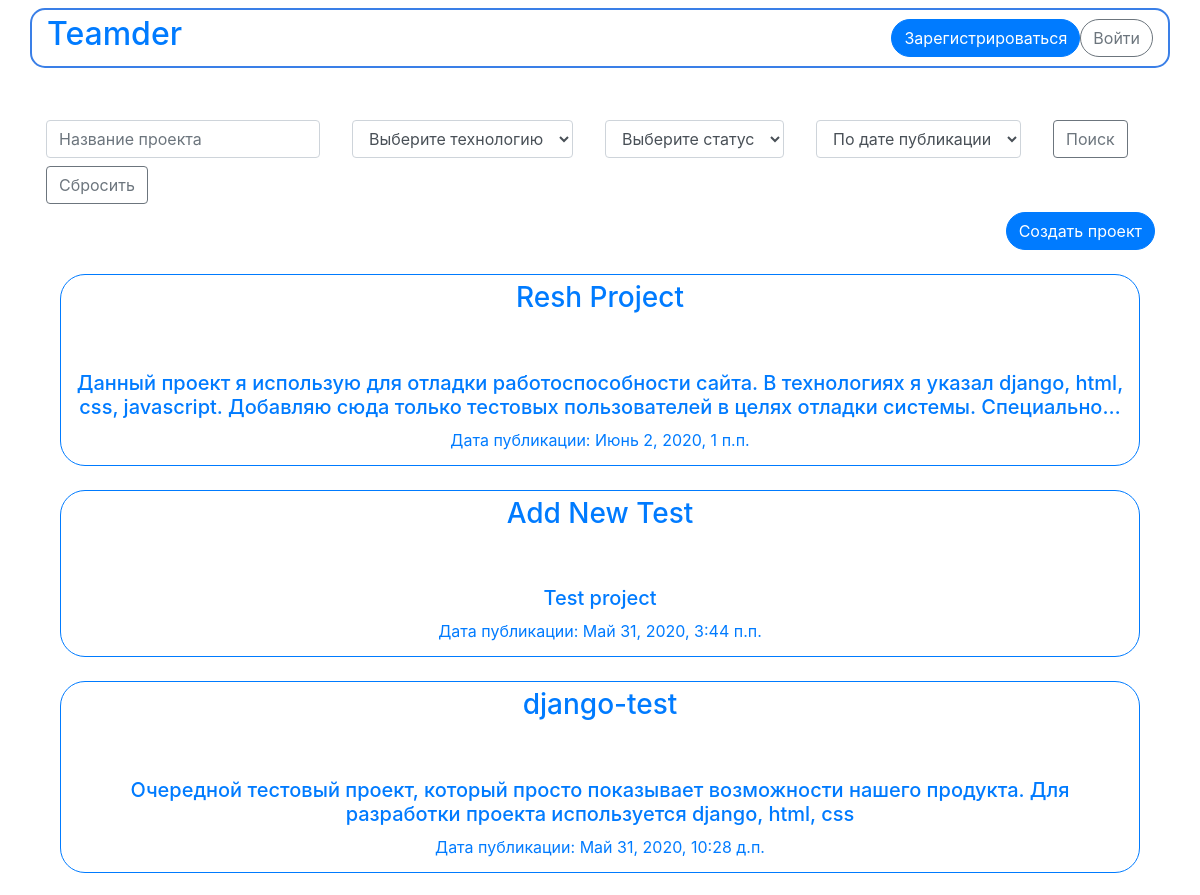
The page /projects/ (upper part) on the database as committed earlier.
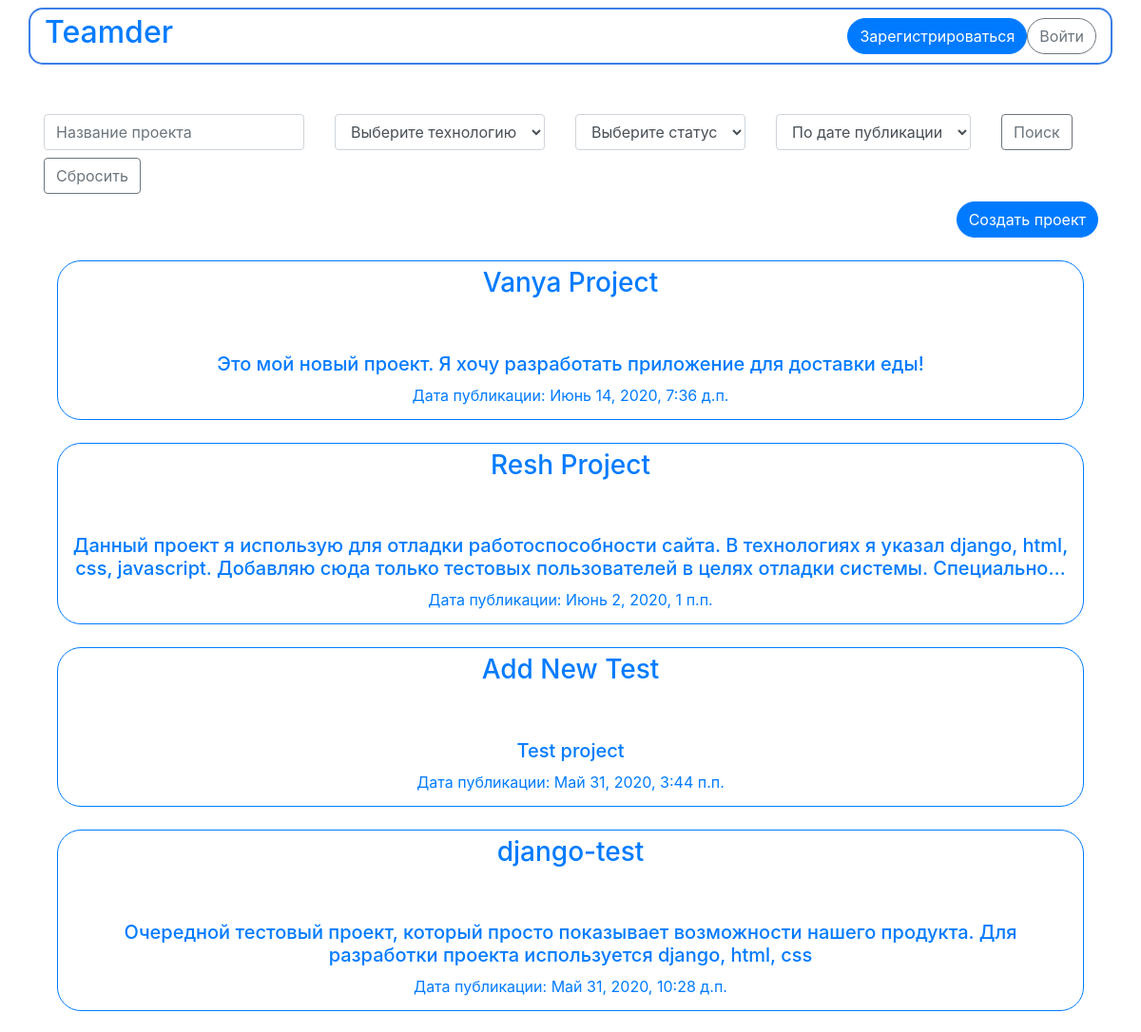
The same page on the database as committed later.
### teamder/apps/projects/models.py (models this page shows, shortened)
class Project(models.Model):
    project_name = models.CharField('название проекта', max_length=100)
    project_description = models.TextField('описание проекта', blank=True)
    pub_date = models.DateTimeField('дата публикции', default=timezone.now())
    creator = models.ForeignKey(get_user_model(), on_delete=models.CASCADE, null=True)
    members = models.ManyToManyField(get_user_model(), 'Участники', blank=True)
    members_count = models.IntegerField('Количество участников', default=1, blank=False)
    is_done = models.BooleanField('Проект завершен', default=False)
    technologies = models.ManyToManyField(
        Technology,
        related_name='project_set',
        verbose_name="технологии",
        blank=True)
    class Meta:
        verbose_name = 'Проект'
        verbose_name_plural = 'Проекты'

### teamder/apps/projects/views.py (the view)
# urls.py: path('', views.index, name='index'),
def index(request):
    tech = request.GET.get('tech')
    name = request.GET.get('name')
    name = '' if name is None else name
    status = request.GET.get('done')
    order = request.GET.get('order_by')
    projects_list = get_by_tech(tech)
    projects_list = get_by_name(projects_list, name)
    projects_list = get_by_status(projects_list, status)
    projects_list = get_order_by(projects_list, order)
    technology_list = Technology.objects.order_by('technology_name')
    context = {
        'projects_list': projects_list,
        'technology_list': technology_list,
        'selected_tech': tech,
        'selected_done': status,
        'selected_name': name,
        'selected_order': order,
    }
    return render(request, 'projects/list.html', context)

### teamder/apps/projects/views.py (called while the page is built)
def get_by_tech(parameter):
    return Technology.objects.get(technology_name=parameter).project_set.all() \
        if parameter != "" and parameter is not None else Project.objects.all()

def get_by_name(query, parameter):
    return query.filter(project_name__icontains=parameter) if parameter is not None else query

def get_by_status(query, parameter):
    if parameter == 'true':
        return query.filter(is_done=True)
    elif parameter == 'false':
        return query.filter(is_done=False)
    else:
        return query

def get_order_by(query, parameter):
    if parameter == 'name':
        return query.order_by('project_name')
    return query.order_by('-pub_date')

### teamder/templates/projects/list.html (shortened to what this page needs)
{% extends 'base.html' %}
{% block content %}
<div class="container">
    <div class="row">
        <form method="get" class="form-inline">
            <div class="form-group mx-sm-3 mb-2">
                <input id="search_name" type="search" name="name" value="{{selected_name}}" class="form-control" placeholder="Название проекта">
            </div>
            <div class="form-group mx-sm-3 mb-2" onclick="showCheckboxes()">
                <select id="search_tech" class="form-control" name="tech">
                    <option value="">Выберите технологию</option>
                </select>
            </div>
            <div class="form-group mx-sm-3 mb-2">
                <select id="search_done" name="done" class="form-control">
                    <option {% if selected_done == '' %}selected{% endif %} value="">Выберите статус</option>
                </select>
            </div>
            <div class="form-group mx-sm-3 mb-2">
                <select id="order_by" name="order_by" class="form-control">
                    <option {% if selected_order == 'pub_date' %}selected{% endif %} value="pub_date">По дате публикации</option>
                </select>
            </div>
            <div class="form-group mx-sm-3 mb-2">
                <input type="submit" value="Поиск" class="btn btn-outline-secondary">
            </div>
        </form>
        <form method="get">
            <div class="form-group mx-sm-3 mb-2">
                <input type="submit" value="Сбросить" class="btn btn-outline-secondary">
            </div>
        </form>
        {% if user.useraccount.user_current_project == None %}
        <div class="col-12 justify-content-end">
            <a href="{% url 'projects:add_new' %}"><button class="btn btn-primary" style="border-radius: 50px; float: right;">Создать проект</button></a>
        </div>
        {% endif %}
    </div>
    <br>
    {% if projects_list %}
        {% for project in projects_list %}
            <div class="container" style="">
                <a href="{% url 'projects:detail' project.id %}" style="text-decoration: none"><button class="btn btn-outline-primary btn-block" style=" font-size: 200%; border-radius: 25px; ">
                    <h3>{{ project.project_name }}</h3>
                    <br>
                        <h5> {{ project.project_description | truncatechars:200 }}</h5>
                        <h5> <small>Дата публикации: {{project.pub_date}}</small></h5>
                </button></a>
            </div>
            <br>
        {% endfor %}
    {% else %}
        <p>Проекты не найдены</p>
    {% endif %}
</div>
{% endblock %}

Rows that differ between the two databases and show on the page:
added Project: project_name "Vanya Project", project_description "Это мой новый проект. Я хочу разработать приложение для доставки еды!", pub_date "Июнь 14, 2020, 7:36 д.п."
